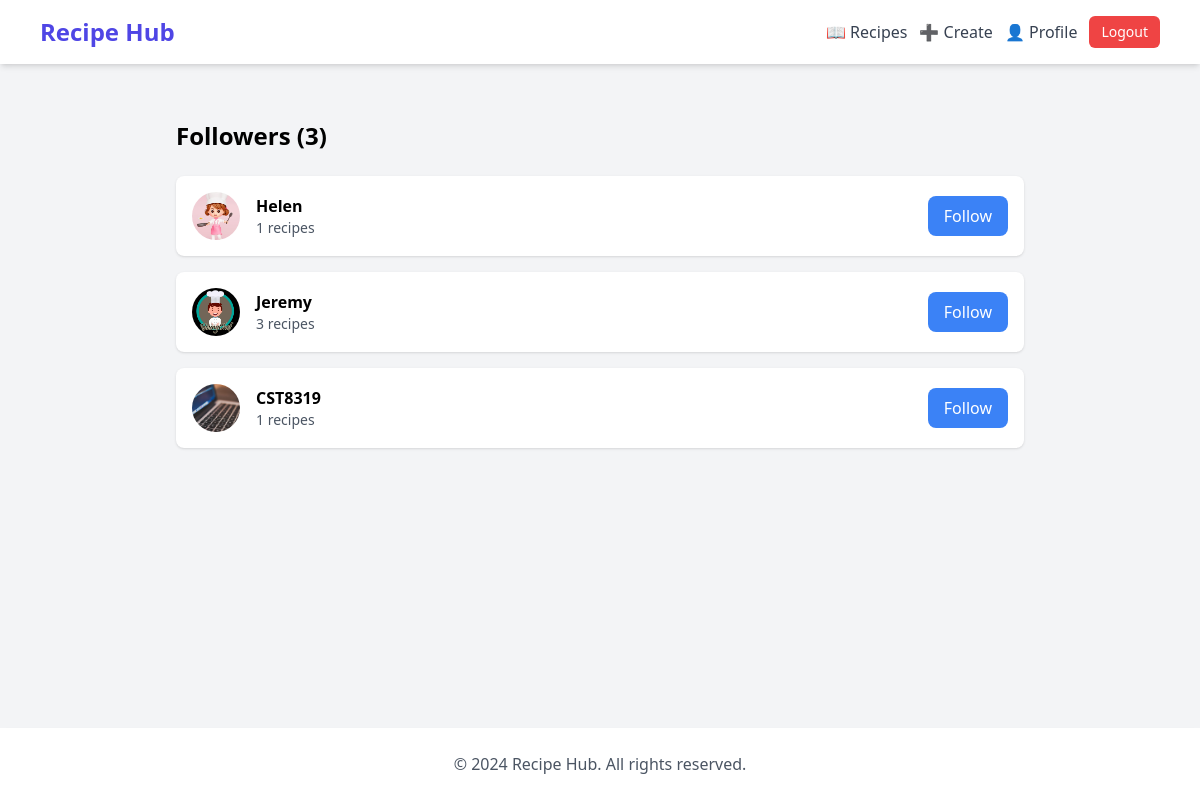
/user/1/followers/ (signed in), run on the app's committed database.
### recipe_web/models.py (models this page shows, shortened)
class User(AbstractUser):
    email = models.EmailField(unique=True)
    bio = models.TextField(max_length=500, blank=True)
    profile_picture = models.ImageField(upload_to='profile_pictures/', blank=True, null=True)
    following = models.ManyToManyField('self', symmetrical=False, related_name='followers', blank=True)

### recipe_web/views.py (the view)
# urls.py: path("user/<int:pk>/followers/", views.followers_list, name="followers_list"),
@login_required
def followers_list(request, pk):
    user = get_object_or_404(User, pk=pk)
    followers = user.followers.all()
    return render(
        request,
        "recipe_web/followers.html",
        {"profile_user": user, "followers": followers},
    )

### recipe_web/templates/recipe_web/followers.html (shortened to what this page needs)
{% extends 'recipe_web/base.html' %}
{% block content %}
<div class="max-w-4xl mx-auto p-6">
    <h2 class="text-2xl font-bold mb-6">Followers ({{ followers.count }})</h2>
    <div class="space-y-4">
        {% for follower in followers %}
            <div class="bg-white p-4 rounded-lg shadow flex items-center justify-between">
                <div class="flex items-center space-x-4">
                    {% if follower.profile_picture %}
                        <img src="{{ follower.profile_picture.url }}" alt="{{ follower.username }}"
                             class="w-12 h-12 rounded-full object-cover">
                    {% else %}
                        <div class="w-12 h-12 rounded-full bg-gray-200 flex items-center justify-center">
                            <span class="text-gray-500 text-xl">{{ follower.username|first|upper }}</span>
                        </div>
                    {% endif %}
                    <div>
                        <a href="{% url 'user_profile' pk=follower.pk %}" class="font-semibold hover:text-blue-600">
                            {{ follower.username }}
                        </a>
                        <p class="text-sm text-gray-600">{{ follower.recipes.count }} recipes</p>
                    </div>
                </div>
                {% if user != follower %}
                    <form method="post" action="{% url 'toggle_follow' pk=follower.pk %}" class="inline">
                        <button type="submit"
                                class="px-4 py-2 rounded-lg {% if follower in user.following.all %}bg-gray-500{% else %}bg-blue-500{% endif %} text-white">
                            {% if follower in user.following.all %}Unfollow{% else %}Follow{% endif %}
                        </button>
                    </form>
                {% endif %}
            </div>
        {% empty %}
            <p class="text-gray-600 text-center">No followers yet</p>
        {% endfor %}
    </div>
</div>
{% endblock %}

### data on the page
User: profile_picture (picture), username "Helen", recipes.count "1", shows "Follow"
User: profile_picture (picture), username "Jeremy", recipes.count "3", shows "Follow"
User: profile_picture (picture), username "CST8319", recipes.count "1", shows "Follow"

### other printed values
{{ followers.count }} "3"
